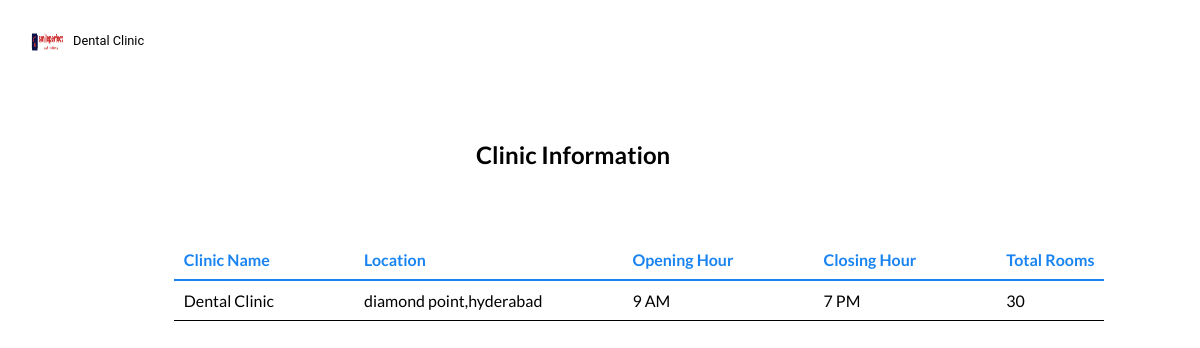
/clinicinfo.php, run on the app's committed database.
### tables this page shows
CREATE TABLE `clinic` (
  `cid` tinyint(1) NOT NULL,
  `cname` varchar(25) NOT NULL,
  `location` varchar(60) NOT NULL,
  `openhr` varchar(6) NOT NULL,
  `closehr` varchar(6) NOT NULL,
  `rooms` tinyint(3) NOT NULL
);

### clinicinfo.php (the view, shortened to what this page needs)
<!doctype html>
<html lang=en>
<head>
<link rel="stylesheet" type="text/css" href="clinicinfo.css">
</head>
<body>
	<img src="download.png" width="40" height="40" class="logo">
		<p class="logotext">Dental Clinic</p>
<div id="container">
<div id="content">
<h2 class="page">Clinic Information</h2>
<?php
require('connect-mysql.php');
$q = "SELECT cname AS cname,location AS location,openhr AS openhr,closehr AS closehr,rooms AS rooms FROM clinic ";
$result = @mysqli_query ($dbcon, $q);
if ($result) {
				echo '<table class="table">
				<tr class="heading"><td class="col head"><b>Clinic Name</b></td><td class="col head"><b>Location</b></td><td class="col head"><b>Opening Hour</b></td><td class="col head"><b>Closing Hour</b></td><td class=" last"><b>Total Rooms</b></td>
				</tr>';
				while ($row = mysqli_fetch_array($result, MYSQLI_ASSOC)) {
				echo '<tr class="heading2"><td class="col">' . $row['cname'] . '</td>
				<td class="col">' . $row['location'] .'</td>
				<td class="col">' . $row['openhr'] .'</td>
				<td class="col">' . $row['closehr'] .'</td>
				<td class="last1">'.  $row['rooms'] . '</td>
				</tr>'; }
				echo '</table>';
			   }
else {
		echo '<p class="error">The current users could not be retrieved. We apologize 
		for any inconvenience.</p>';
		echo '<p>' . mysqli_error($dbcon) . '<br><br>Query: ' . $q . '</p>';
     }
?>
</div>
</div>
</body>
</html>

### clinicinfo.css (style rules this page uses)
.logo { position: absolute; margin-left: 20px; font-family: 'Roboto', sans-serif; font-size: 0.8em; top: 20px; }
.logotext { position: absolute; margin-left: 65px; top: 20px; font-family: 'Roboto', sans-serif; font-size: 0.8em; color: black; }
.col { font-family: 'Lato', sans-serif; padding-right:80px; }
.head { color: #1984f1; font-family: 'Lato', sans-serif; }
.heading { color: black; border-bottom: 2px solid #1984f1; }
table { border-collapse: collapse; margin-left: 14%; margin-top: 240px; }
.heading2 { border-bottom:1px solid black; }
.page { position: absolute; top: 120px; margin-left: 39%; color: black; font-family: 'Lato', sans-serif; }
td { padding: 10px; }
.last { color: #1984f1; font-family: 'Lato', sans-serif; }
.last1 { font-family: 'Lato', sans-serif; }

### data on the page
clinic: cname "Dental Clinic", location "diamond point,hyderabad", openhr "9 AM", closehr "7 PM", rooms "30"
